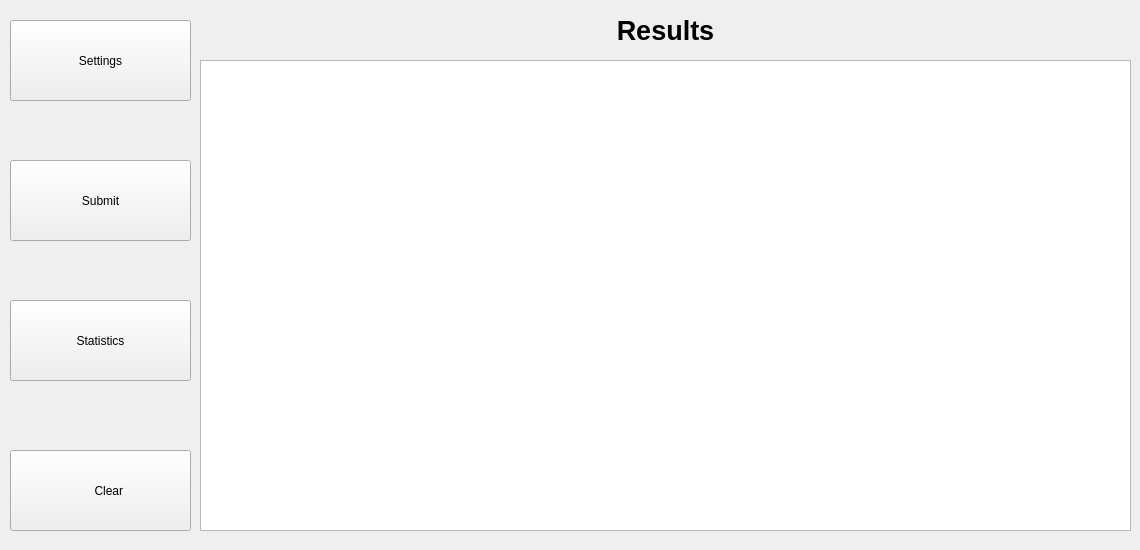
    <widget class="QWidget" name="ResultsPage">
     <widget class="QFrame" name="ResultsSideButtons">
      <property name="geometry">
       <rect>
        <x>10</x>
        <y>0</y>
        <width>191</width>
        <height>541</height>
       </rect>
      </property>
      <property name="frameShape">
       <enum>QFrame::NoFrame</enum>
      </property>
      <property name="frameShadow">
       <enum>QFrame::Raised</enum>
      </property>
      <widget class="QPushButton" name="settingsButtonPage3">
       <property name="geometry">
        <rect>
         <x>0</x>
         <y>20</y>
         <width>181</width>
         <height>81</height>
        </rect>
       </property>
       <property name="text">
        <string>Settings</string>
       </property>
       <property name="icon">
        <iconset resource="../../img/resources.qrc">
         <normaloff>:/inactive/settings.svg</normaloff>:/inactive/settings.svg</iconset>
       </property>
       <property name="iconSize">
        <size>
         <width>50</width>
         <height>50</height>
        </size>
       </property>
       <property name="flat">
        <bool>false</bool>
       </property>
      </widget>
      <widget class="QPushButton" name="submitButtonPage3">
       <property name="geometry">
        <rect>
         <x>0</x>
         <y>160</y>
         <width>181</width>
         <height>81</height>
        </rect>
       </property>
       <property name="text">
        <string>Submit</string>
       </property>
       <property name="icon">
        <iconset resource="../../img/resources.qrc">
         <normaloff>:/inactive/submit.svg</normaloff>:/inactive/submit.svg</iconset>
       </property>
       <property name="iconSize">
        <size>
         <width>50</width>
         <height>50</height>
        </size>
       </property>
       <property name="flat">
        <bool>false</bool>
       </property>
      </widget>
      <widget class="QPushButton" name="statisticsButtonPage3">
       <property name="geometry">
        <rect>
         <x>0</x>
         <y>300</y>
         <width>181</width>
         <height>81</height>
        </rect>
       </property>
       <property name="text">
        <string>Statistics</string>
       </property>
       <property name="icon">
        <iconset resource="../../img/resources.qrc">
         <normaloff>:/inactive/statistics.svg</normaloff>:/inactive/statistics.svg</iconset>
       </property>
       <property name="iconSize">
        <size>
         <width>50</width>
         <height>50</height>
        </size>
       </property>
       <property name="flat">
        <bool>false</bool>
       </property>
      </widget>
      <widget class="QPushButton" name="clearButtonPage3">
       <property name="geometry">
        <rect>
         <x>0</x>
         <y>450</y>
         <width>181</width>
         <height>81</height>
        </rect>
       </property>
       <property name="font">
        <font>
         <kerning>true</kerning>
        </font>
       </property>
       <property name="text">
        <string>     Clear</string>
       </property>
       <property name="icon">
        <iconset resource="../../img/resources.qrc">
         <normaloff>:/other/erase.svg</normaloff>:/other/erase.svg</iconset>
       </property>
       <property name="iconSize">
        <size>
         <width>60</width>
         <height>90</height>
        </size>
       </property>
       <property name="checkable">
        <bool>false</bool>
       </property>
       <property name="flat">
        <bool>false</bool>
       </property>
      </widget>
     </widget>
     <widget class="QFrame" name="ResultsTab">
      <property name="geometry">
       <rect>
        <x>200</x>
        <y>0</y>
        <width>931</width>
        <height>541</height>
       </rect>
      </property>
      <property name="frameShape">
       <enum>QFrame::NoFrame</enum>
      </property>
      <property name="frameShadow">
       <enum>QFrame::Raised</enum>
      </property>
      <widget class="QLabel" name="ResultsTitle">
       <property name="geometry">
        <rect>
         <x>0</x>
         <y>0</y>
         <width>931</width>
         <height>61</height>
        </rect>
       </property>
       <property name="font">
        <font>
         <pointsize>16</pointsize>
        </font>
       </property>
       <property name="text">
        <string>&lt;html&gt;&lt;head/&gt;&lt;body&gt;&lt;p&gt;&lt;span style=&quot; font-size:20pt; font-weight:600;&quot;&gt;Results&lt;/span&gt;&lt;/p&gt;&lt;/body&gt;&lt;/html&gt;</string>
       </property>
       <property name="alignment">
        <set>Qt::AlignCenter</set>
       </property>
      </widget>
      <widget class="QTextBrowser" name="textEditResults">
       <property name="geometry">
        <rect>
         <x>0</x>
         <y>60</y>
         <width>931</width>
         <height>471</height>
        </rect>
       </property>
      </widget>
     </widget>
    </widget>
